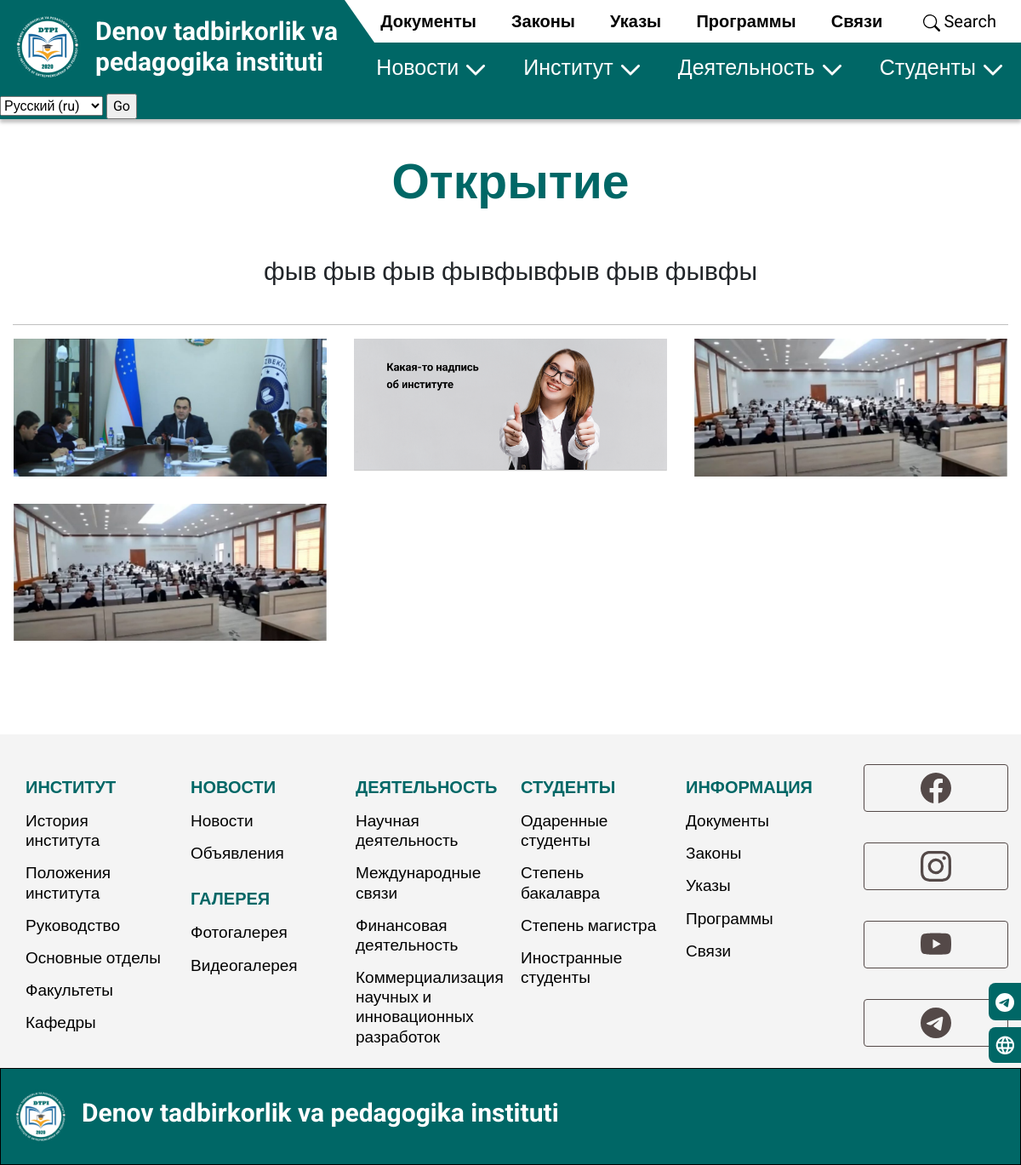
/ru/foto/event/1, run on the app's committed database.
### main/models.py (models this page shows, shortened)
class FotoCategory(models.Model):
    title = models.CharField(max_length=255, verbose_name="Событие")
    descr = models.TextField(null=True, blank=True, verbose_name="Описание")
    class Meta:
        verbose_name = 'категорию фотогалереи'
        verbose_name_plural = 'Категории фотогалереи'

class Foto(models.Model):
    foto = models.ForeignKey(FotoCategory, on_delete=models.CASCADE, verbose_name="Категории фото", null=True,
                             blank=True)
    about = models.CharField(max_length=255, null=True, blank=True, verbose_name="(Описание) На фото ... ")
    image = models.ImageField(upload_to='foto/', verbose_name="Излбражение")
    class Meta:
        verbose_name = 'фотографию'
        verbose_name_plural = 'Фотографии'

### main/views.py (the view)
# urls.py: path('foto/event/<int:pk>', foto, name='foto'),
def foto(request, pk):
    content = FotoCategory.objects.get(id=pk)
    return render(request, 'foto.html', {'content': content})

### templates/foto.html (shortened to what this page needs)
{% extends 'base.html' %} {% load static %}
{% block content %}
    <section class="section-regulations" id="top">
        <section class="section-sections">
            <div class="container-xl">
                <h2 class="text-center title">{{ content.title }}</h2>
                <div class="descr">
                    {{ content.descr }}
                </div>
                <div class="content">
                    <div class="row row-cols-3">
                        {% for c in content.foto_set.all %}
                            <a href="{{ c.image.url }}">
                                <img src="{{ c.image.url }}" class=" p-3 w-100 h-auto" data-link="{{ c.image.url }}"
                                     data-link="{{ c.image.about }}"
                                        {% if c.about %} alt="{{ c.about }}" {% else %}
                                     alt="{{ content.title }}" {% endif %}  >
                            </a>
                        {% endfor %}
                    </div>
                </div>
            </div>
        </section>
    </section>
{% endblock %}

### main/static/css/base.css (style rules this page uses)
body { font-family: 'Roboto', sans-serif; overflow-x: hidden; min-height: 100vh; display: -webkit-box; display: -ms-flexbox; display: flex; -webkit-box-orient: vertical; -webkit-box-direction: normal; -ms-flex-direction: column; flex-direction: column; -webkit-box-pack: justify; -ms-flex-pack: justify; justify-content: space-between; }
html { scroll-behavior: smooth !important; overflow-x: hidden; }
h2, .h2 { font-size: 57px; font-weight: 700; }
.section-regulations { padding-top: 110px; }
.section-regulations .section-sections { padding-top: 70px; padding-bottom: 70px; -webkit-box-shadow: 0px 4px 4px rgba(0, 0, 0, 0.25); box-shadow: 0px 4px 4px rgba(0, 0, 0, 0.25); }
.section-regulations .section-sections h2 { color: #006766; }
.section-regulations .section-sections .descr { text-align: center; padding: 40px 0; font-size: 30px; border-bottom: 1px silver solid; }

### data on the page
FotoCategory: title "Открытие", descr "фыв фыв фыв фывфывфыв фыв фывфы"
Foto: image (picture)
Foto: image (picture)
Foto: image (picture)
Foto: image (picture)

### other printed values
form field language "Русский (ru)"
